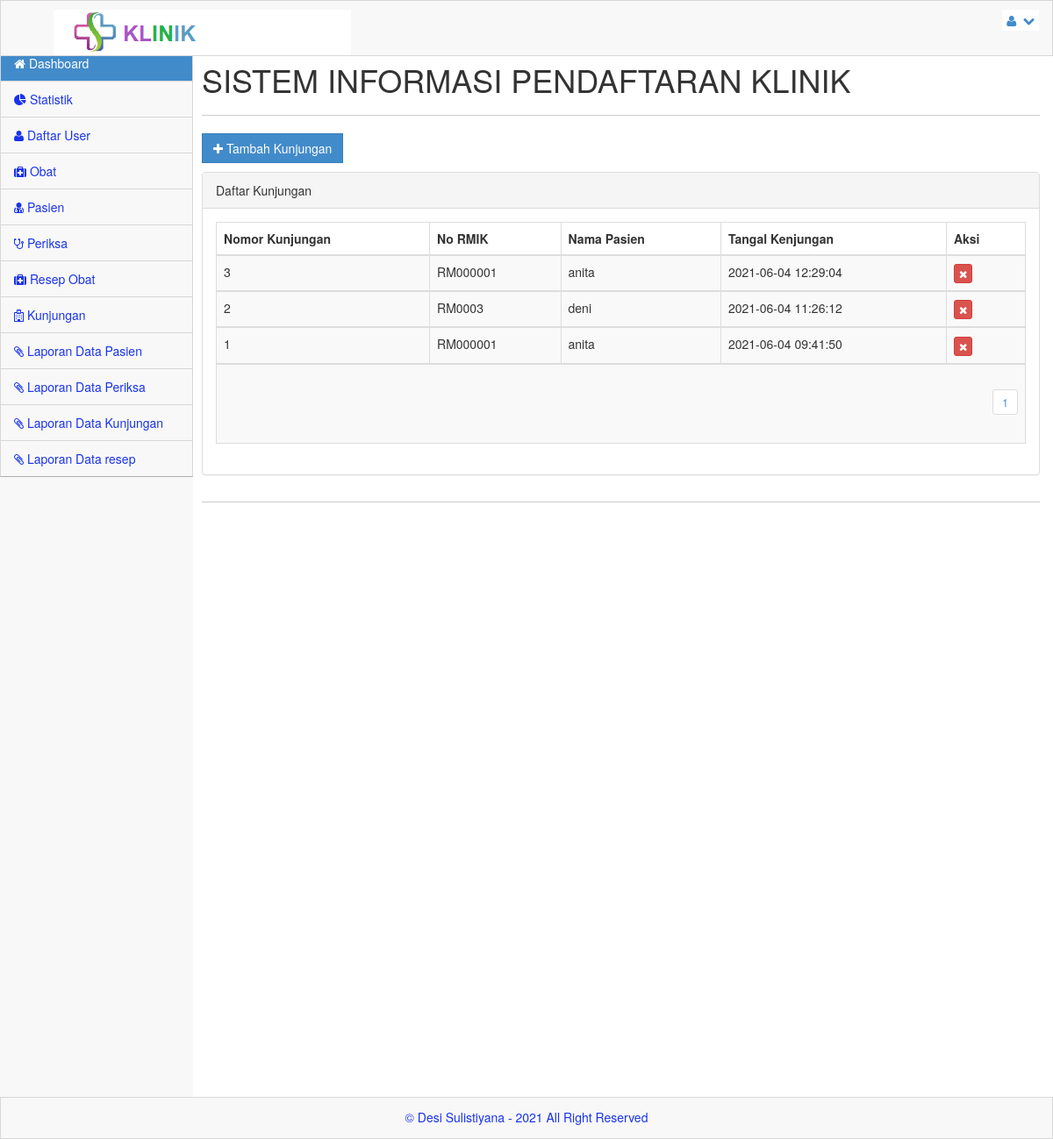
The page /admin/index.php?menu=kunjungan (signed in) on the database as committed earlier.
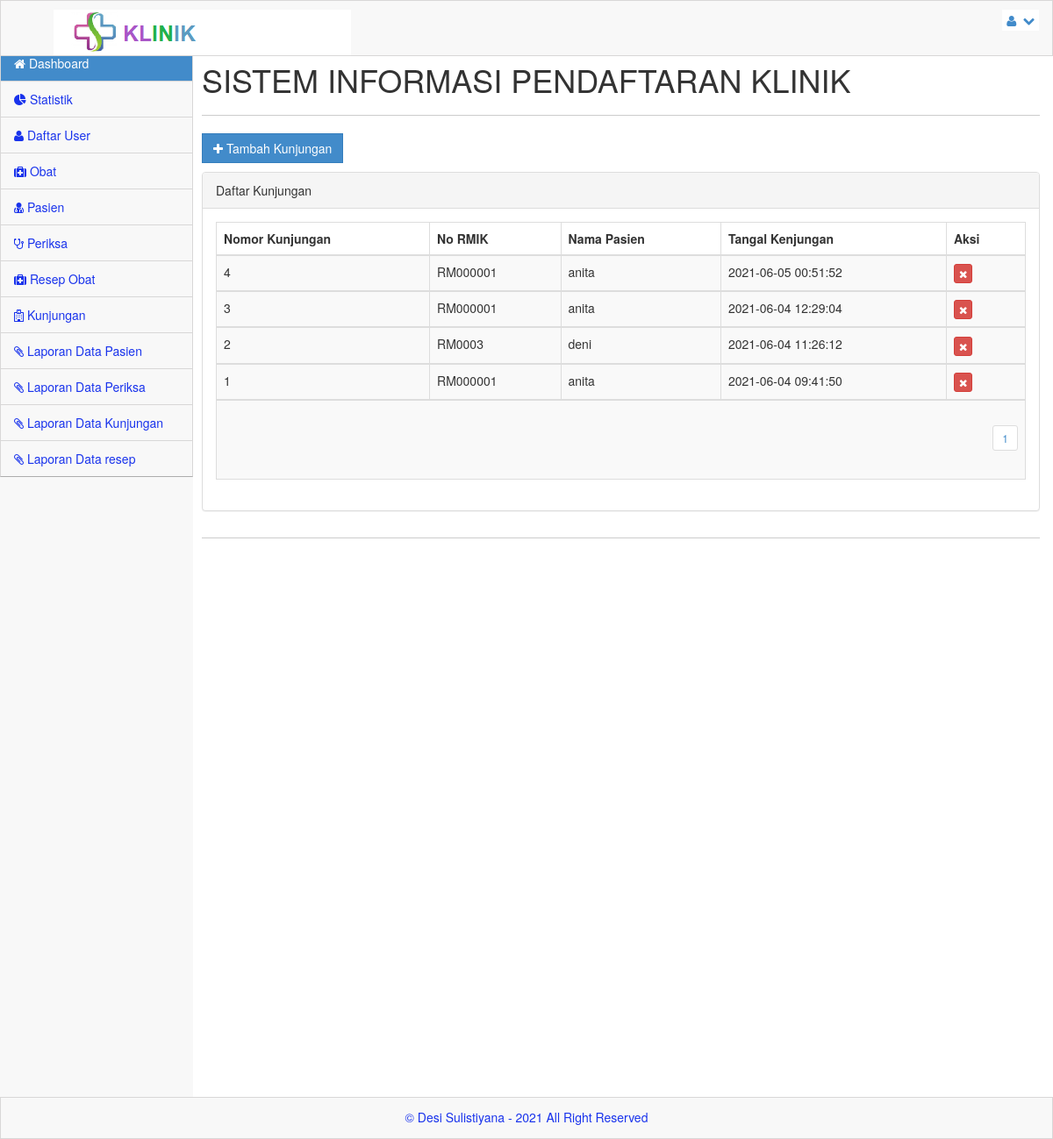
The same page on the database as committed later.
### tables this page shows
CREATE TABLE `kunjungan` (
  `no_kunjungan` int(10) NOT NULL,
  `no_rm` varchar(10) NOT NULL,
  `created_at` timestamp NULL DEFAULT current_timestamp(),
  `updated_at` timestamp NULL DEFAULT current_timestamp(),
  `deleted_at` timestamp NULL DEFAULT NULL
);

CREATE TABLE `pasien` (
  `no_rm` varchar(11) NOT NULL,
  `nm_pasien` varchar(300) NOT NULL,
  `j_kel` varchar(100) NOT NULL,
  `agama` varchar(100) NOT NULL,
  `alamat` varchar(300) NOT NULL,
  `tgl_lhr` date NOT NULL,
  `ktp` varchar(16) NOT NULL,
  `no_tlp` varchar(12) NOT NULL,
  `nm_kel` varchar(20) NOT NULL,
  `hub_kel` varchar(100) NOT NULL
);

### admin/kunjungan.php (the view, shortened to what this page needs)
<?php
$row = 20;
$hal = isset($_GET['hal']) ? $_GET['hal'] : 0;
$pageSql = "SELECT * FROM kunjungan";
$pageQry = mysqli_query($server,$pageSql) or die ("error paging: ".mysqli_error());
$jml	 = mysqli_num_rows($pageQry);
$max	 = ceil($jml/$row);
?>
<a href="?menu=kunjungan_add" class="btn btn-primary btn-rect" data-toggle="modal"><i class='icon icon-white icon-plus'></i> Tambah Kunjungan</a><p>
<div class="panel panel-default">
	<div class="panel-heading">
		Daftar Kunjungan
	</div>
	<div class="panel-body">
		<div class="table-responsive">
			<table class="table table-striped table-bordered table-hover">
				<thead>
					<tr>
						<th>Nomor Kunjungan</th>
						<th>No RMIK</th>
						<th>Nama Pasien</th>
						<th>Tangal Kenjungan</th>
						<th width="90">Aksi</th>
					</tr>
				</thead>
			<?php
				$kjgSql = "SELECT * FROM kunjungan LEFT JOIN pasien ON pasien.no_rm=kunjungan.no_rm ORDER BY no_kunjungan DESC LIMIT $hal, $row";
				$kjgQry = mysqli_query($server,$kjgSql)  or die ("Query Kunjungan salah : ".mysqli_error());
				while ($kjg = mysqli_fetch_array($kjgQry)) {
			?>
				<tbody>
					<tr>
						<td><?php echo $kjg['no_kunjungan'];?></td>
						<td><?php echo $kjg['no_rm'];?></td>
						<td><?php echo $kjg['nm_pasien'];?></td>
						<td><?php echo $kjg['created_at'];?></td>
						<td>
						  <div class='btn-group'>
						  <a href="?menu=kunjungan_del&aksi=hapus&nmr=<?php echo $kjg['no_kunjungan']; ?>" class="btn btn-xs btn-danger tipsy-kiri-atas" title="Hapus Data Ini" onclick="return confirm('ANDA YAKIN AKAN MENGHAPUS DATA PENTING INI ... ?')"><i class="icon-remove icon-white"></i></a>
						  </div>
						</td>
					</tr>
				</tbody>
			<?php } ?>
					<tr>
						<td colspan="6" align="right">
						<?php
						for($h = 1; $h <= $max; $h++){
							$list[$h] = $row*$h-$row;
							echo "<ul class='pagination pagination-sm'><li><a href='?menu=kunjungan&hal=$list[$h]'>$h</a></li></ul>";
						}
						?></td>
					</tr>
			</table>
		</div>
	</div>
</div>

Rows that differ between the two databases and show on the page:
added kunjungan: no_kunjungan "4", pasien.no_rm "RM000001", pasien.nm_pasien "anita", created_at "2021-06-05 00:51:52"
